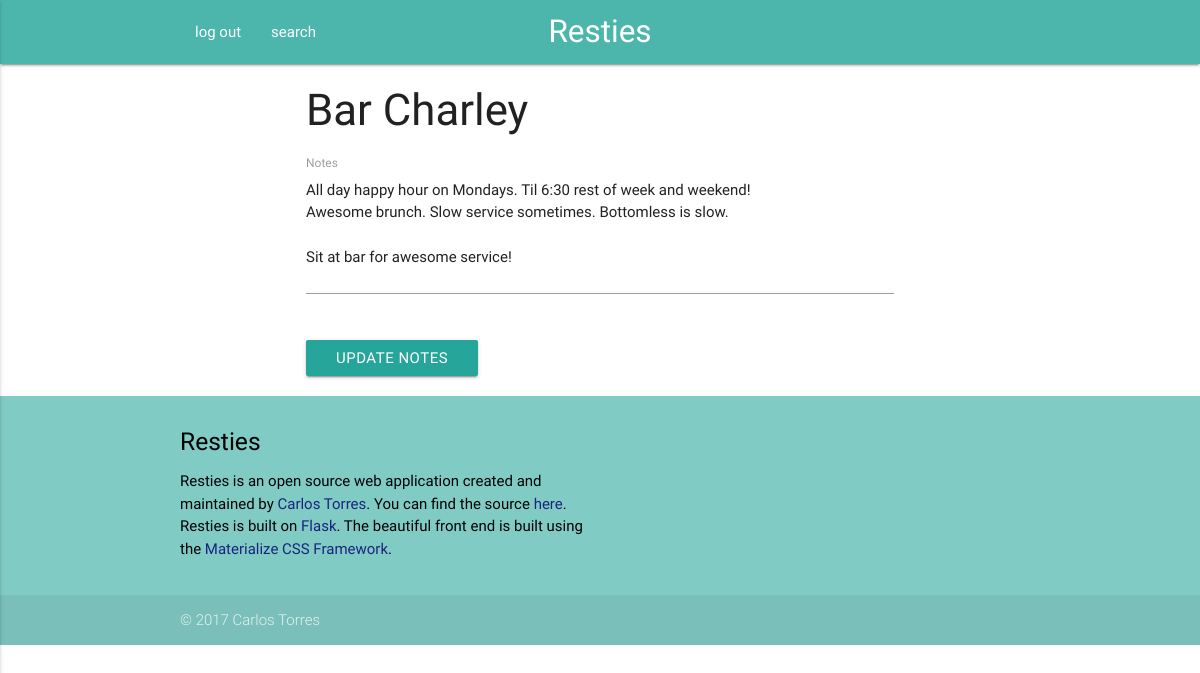
Screenshot of /editNotes/ChIJFZf4-sS3t4kRIrzJdxTMS1s (signed in) with the database file from the repository.
### project/models.py (models this page shows, shortened)
class Place(db.Model):
	__tablename__ = 'places'
	placeID = db.Column(db.String, primary_key=True)
	placeName = db.Column(db.String, nullable=False)
	notes = db.Column(db.String, nullable=True)
	userID = db.Column(db.Integer, db.ForeignKey('users.userID'), primary_key=True)

### project/places/views.py (the view)
@places_blueprint.route('/editNotes/<string:placeID>', methods=['GET','POST'])
@login_required
def editNotes(placeID):
	error = None
	place = getPlace(placeID,session['userID'])
	form = NotesForm(request.form)
	if request.method == 'POST':
		place.notes = form.notes.data
		db.session.commit()
		flash('Notes updated!')
		return redirect(url_for('places.details', placeID=placeID))
	return render_template('editNotes.html', place=place, error=error, form=form)

### project/places/forms.py
class NotesForm(Form):
	notes = TextAreaField(
		'Notes'
	)

### project/places/views.py (called while the page is built)
def login_required(test):
	@wraps(test)
	def wrap(*args, **kwargs):
		if 'logged_in' in session:
			return test(*args, **kwargs)
		else:
			flash('You need to login first.')
			return redirect(url_for('users.login'))
	return wrap

def getPlace(placeID, userID):
	return db.session.query(Place).filter_by(placeID=placeID,userID=userID).first()

### project/templates/editNotes.html (shortened to what this page needs)
{% extends "_base.html" %}
{% block content %}
  <div class="container">
  	<h3>{{ place.placeName }}</h3>
  	<div class="row">
  	  <form class="col s12" method="POST" action="{{ url_for('places.editNotes', placeID=place.placeID) }}">
  	    <div class="row">
  	    	<div class="input-field col s12">
            {% set f = form.notes.process_data(place.notes) %}
  	    	  {{  form.notes(class="materialize-textarea", id="textarea_notes", autofocus=true) }}
  	    		<label for="textarea_notes">Notes</label>
  	    	</div>
  	    </div>
  	    <button class="waves-effect waves-light btn" type="submit" name="action">Update Notes</button>
  	  </form>
  	</div>
  </div>
{% endblock %}

### rows the page displays
Place: placeName "Bar Charley", notes "All day happy hour on Mondays. Til 6:30 rest of week and weekend! Awesome brunch. Slow service sometimes. Bottomless is slow. Sit at bar for awesome service!"
